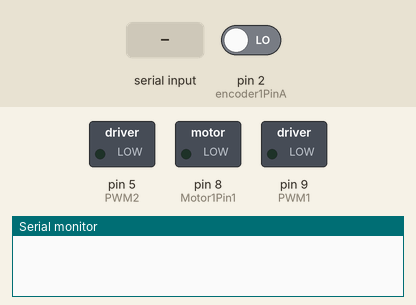
Simulated run of this sketch. Board: Arduino Uno, built with avr-gcc and run on an emulated ATmega328P. Shown: switched loads named in the sketch (green lamp = pin HIGH), the last lines printed to the serial monitor. Inputs (shaded band) come from the test bench; at power-on: pin 2 (encoder1PinA) LOW.

Above: at 1.2 s.
1.3 s: "5\n" received over Serial
At 1.8 s:
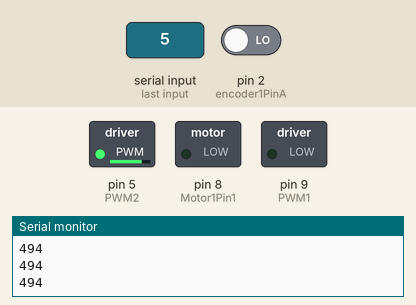
3.5 s: byte 13 (13) received over Serial
At 4.1 s:
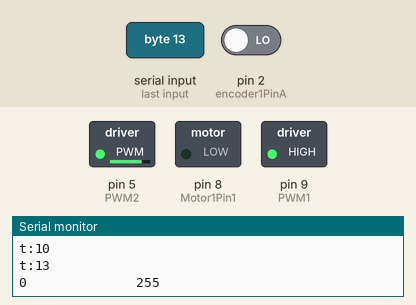
Timing chart, 0 to 6.5 s (numbered marks = the images above; inputs shaded):
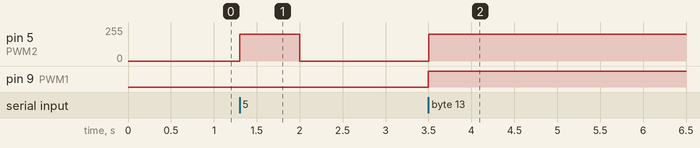

Measured:
- after the input at 1.3 s, pin 5 (PWM2): 0/255 → 200/255 at once, → 0/255 0.70 s later
- after the input at 3.5 s, pin 5 (PWM2): 0/255 → 200/255 at once; pin 9 (PWM1): LOW → HIGH at once

The sketch:

throwing_new.ino
```cpp
#define encoder1PinA 2
#define encoder1PinB 3
#define PWM2 5
#define Motor1Pin1 8
#define Motor2Pin 6 // locking motor
#define PWM1 9
#define Piston 10
#define stop_time 700

int times=0;
int SetPoint1;
int PV1=0;
int err1=0;
double P1;
double kP1=1.1;
int output1;
int t1;
int flag_stop;
int flag2=0;

void setup()
{
  Serial.begin(115200);
  pinMode(encoder1PinA, INPUT);
  pinMode(encoder1PinB, INPUT);
  pinMode(Motor1Pin1, OUTPUT);
 // pinMode(Motor1Pin2, OUTPUT);
  pinMode(PWM1, OUTPUT);
  attachInterrupt(0, doEncoder1A, RISING);

}

void loop()
{
  if (Serial.available())
  {
  int t = 2;
  t = Serial.read();
  Serial.print("t:");
  Serial.println(t);
   //locking function
  if(t == 53 && flag_stop==0)
  {
    Serial.println("Locking working");
    t1=millis();
    //Serial.println(millis());
    digitalWrite(Motor2Pin, HIGH);

    analogWrite(PWM2, 200);
    while(( times = millis() - t1) < stop_time){
      Serial.println(times);
    }
    flag_stop = 1;

    analogWrite(PWM2, 0);
    Serial.println("Piston Low working");
    digitalWrite(Piston, LOW);


  }

 //unlocking function
  if(t == 73 && flag_stop==1)
  {
    Serial.println("Unlocking Working");
    t1=millis();
    int times;
    //Serial.println(t1);
    digitalWrite(Motor2Pin, LOW);
    analogWrite(PWM2, 200);
    while(( times = millis() - t1) < stop_time){
      Serial.println(times);
    }
    flag_stop = 0;
    analogWrite(PWM2, 0);
  }


  if(t == 3)
  {
    stopit();
  }

  if(t == 13 && flag2==0) //up
  {

    digitalWrite(Motor1Pin1, LOW);
    SetPoint1=2500;
    err1=SetPoint1-PV1;
    PID1(err1);
    while(PWM1!=0)
    {
      flag2=1;
      //unlocking
      t1=millis();
      digitalWrite(Motor2Pin, LOW);
      analogWrite(PWM2, 200);
      while(( times = millis() - t1) < stop_time);
      analogWrite(PWM2, 0);

    }
  }


  if(t == 23)//down
  {
    //Serial.println(t);
    //Serial.println("Works");

    digitalWrite(Motor1Pin1, HIGH);
    SetPoint1=0;
    err1= PV1-SetPoint1;
    PID1(err1);
  }

  if(t ==  43)
  {
    Serial.println("Piston High working");
    digitalWrite(Piston, HIGH);
  }
  if(t == 63)
  {
    Serial.println("Piston Low working");
    digitalWrite(Piston, LOW);
  }

   //PID1();


  //unlock
  }
}

void doEncoder1A()
{
  if(digitalRead(encoder1PinA) == HIGH)
  {
    if(digitalRead(encoder1PinB) == LOW)
    {
      PV1 = PV1 + 1;
    }
    else
    {
      PV1 = PV1 - 1;
    }
   }
   else
  {
    if(digitalRead(encoder1PinB) == HIGH)
    {
      PV1 = PV1 + 1;
    }
    else
    {
      PV1 = PV1 - 1;
    }
  }
}

void PID1(int err)
{

  //int perr=err1;
  //err1=SetPoint1-PV1;

  P1=kP1*err;
  //D1=kD1*(perr-err1);
  output1=P1;
 /*if(output1<0)
 {
   output1=!out1;
 }*/
  if(output1>255)
  {
    output1=255;
  }
  if(output1<0)
  {
    output1=0;
  }

 //up1();
  analogWrite(PWM1, output1); //0-255
  Serial.print(PV1);
  Serial.print("              ");
  Serial.print(output1);
  Serial.println("              ");


}
//void up1()
//{
//  digitalWrite(Motor1Pin1, HIGH);
//  digitalWrite(Motor1Pin2, LOW);
//}
//
//void down1()
//{
//  digitalWrite(Motor1Pin1, LOW);
//  digitalWrite(Motor1Pin2, HIGH);
//}

void stopit()
{
  digitalWrite(Motor1Pin1,LOW);
  analogWrite(PWM2,0);
  analogWrite(PWM1,0);
}
```
